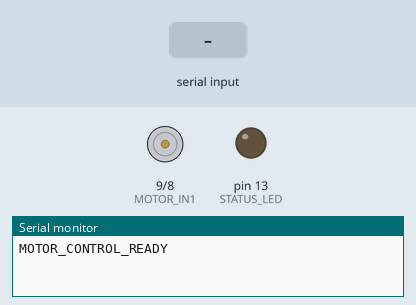
Bench run of a sketch on a simulated Arduino Uno, built with avr-gcc and run on an emulated ATmega328P. On the bench: motor-driver pin pairs drawn as motors (green arrow = first pin HIGH = forward, orange = second pin HIGH = backward, longer = more drive, scaled by the enable pin), output pins drawn as LEDs (lit = HIGH), the last lines printed to the serial monitor. Inputs (shaded band) come from the test bench.

Above: at 1.8 s.
1.9 s: "I" received over Serial
At 4.7 s:
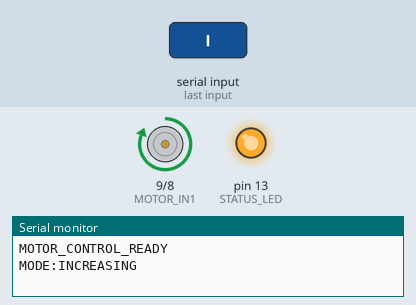
4.9 s: "D" received over Serial
At 7.7 s:
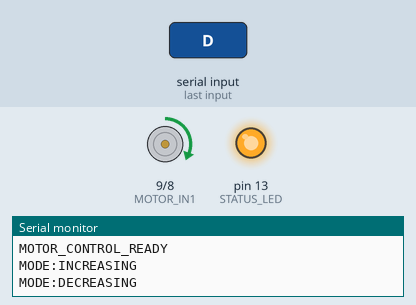
7.9 s: "S" received over Serial
At 8.4 s:
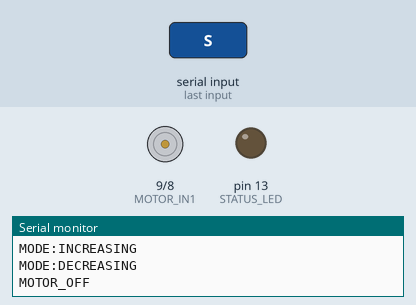
Timing chart, 0 to 10.9 s (numbered marks = the images above; inputs shaded):
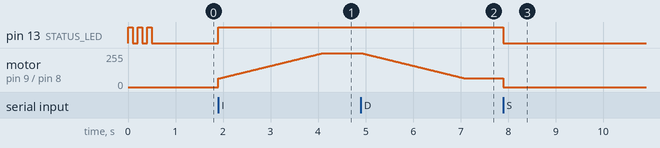

The sketch:

motor_control_mixed.ino
```cpp
/*
 * Unified Motor Control for mmWave Recording
 * Supports INCREASING and DECREASING vibration profiles
 *
 * Commands over Serial:
 *   'I' = Increasing vibration
 *   'D' = Decreasing vibration
 *   'S' = Motor STOP
 *   '?' = Query status
 */

const int MOTOR_IN1 = 9;
const int MOTOR_IN2 = 8;
const int MOTOR_ENA = 10;
const int STATUS_LED = 13;

// Speed profiles
const int INC_START_SPEED = 64;
const int INC_TARGET_SPEED = 255;

const int DEC_START_SPEED = 255;
const int DEC_TARGET_SPEED = 64;

const unsigned long RAMP_DURATION = 2200;

// State
bool motorRunning = false;
bool isRamping = false;
bool increasingMode = true;

unsigned long rampStartTime = 0;
int startSpeed = 0;
int targetSpeed = 0;

void setup() {
  Serial.begin(9600);

  pinMode(MOTOR_IN1, OUTPUT);
  pinMode(MOTOR_IN2, OUTPUT);
  pinMode(MOTOR_ENA, OUTPUT);
  pinMode(STATUS_LED, OUTPUT);

  stopMotor();

  for (int i = 0; i < 3; i++) {
    digitalWrite(STATUS_LED, HIGH);
    delay(100);
    digitalWrite(STATUS_LED, LOW);
    delay(100);
  }

  Serial.println("MOTOR_CONTROL_READY");
}

void loop() {
  if (Serial.available()) {
    char cmd = Serial.read();

    switch (cmd) {
      case 'I':   // Increasing
        configureIncreasing();
        startMotor();
        Serial.println("MODE:INCREASING");
        break;

      case 'D':   // Decreasing
        configureDecreasing();
        startMotor();
        Serial.println("MODE:DECREASING");
        break;

      case 'S':
        stopMotor();
        Serial.println("MOTOR_OFF");
        break;

      case '?':
        Serial.println(motorRunning ? "STATUS:ON" : "STATUS:OFF");
        break;
    }
  }

  handleRamping();
}

void configureIncreasing() {
  increasingMode = true;
  startSpeed = INC_START_SPEED;
  targetSpeed = INC_TARGET_SPEED;
}

void configureDecreasing() {
  increasingMode = false;
  startSpeed = DEC_START_SPEED;
  targetSpeed = DEC_TARGET_SPEED;
}

void startMotor() {
  digitalWrite(MOTOR_IN1, HIGH);
  digitalWrite(MOTOR_IN2, LOW);

  analogWrite(MOTOR_ENA, startSpeed);
  digitalWrite(STATUS_LED, HIGH);

  motorRunning = true;
  isRamping = true;
  rampStartTime = millis();
}

void handleRamping() {
  if (!motorRunning || !isRamping) return;

  unsigned long elapsed = millis() - rampStartTime;

  if (elapsed < RAMP_DURATION) {
    int speed = map(elapsed, 0, RAMP_DURATION, startSpeed, targetSpeed);
    analogWrite(MOTOR_ENA, speed);
  } else {
    analogWrite(MOTOR_ENA, targetSpeed);
    isRamping = false;
  }
}

void stopMotor() {
  digitalWrite(MOTOR_IN1, LOW);
  digitalWrite(MOTOR_IN2, LOW);
  analogWrite(MOTOR_ENA, 0);

  digitalWrite(STATUS_LED, LOW);

  motorRunning = false;
  isRamping = false;
}
```

Measured:
- after the input at 1.9 s, pin 13 (STATUS_LED): LOW → HIGH at once; motor on pin 9 (MOTOR_IN1) / pin 8 (MOTOR_IN2): moves from stopped to forward 255/255 over 2.2 s, starting at once
- after the input at 4.9 s, motor on pin 9 (MOTOR_IN1) / pin 8 (MOTOR_IN2): moves from forward 255/255 to forward 64/255 over 2.2 s, starting at once
- after the input at 7.9 s, pin 13 (STATUS_LED): HIGH → LOW at once; motor on pin 9 (MOTOR_IN1) / pin 8 (MOTOR_IN2): forward 64/255 → stopped at once
